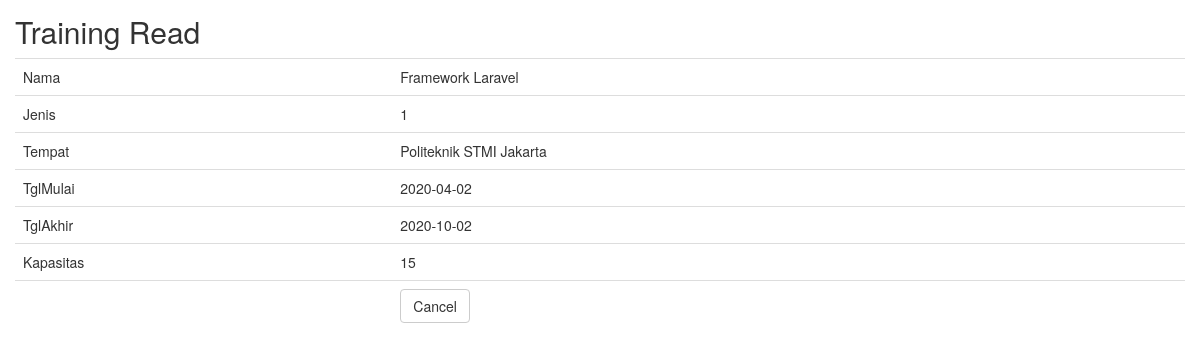
The page /training/read/2 on the database its author committed.
### tables this page shows
CREATE TABLE IF NOT EXISTS `training` (
  `idTraining` int(11) NOT NULL,
  `nama` varchar(50) default NULL,
  `jenis` char(2) default NULL,
  `tempat` varchar(50) default NULL,
  `tglMulai` date default NULL,
  `tglAkhir` date default NULL,
  `kapasitas` int(11) default NULL,
  PRIMARY KEY  (`idTraining`)
);

### application/controllers/Training.php (called while the page is built, shortened)
<?php
class Training extends CI_Controller
{
    function __construct()
    {
        $this->load->model('Training_model');
        $this->load->library('form_validation');
    }
    public function read($id)
    {
        $row = $this->Training_model->get_by_id($id);
        if ($row) {
            $data = array(
		'idTraining' => $row->idTraining,
		'nama' => $row->nama,
		'jenis' => $row->jenis,
		'tempat' => $row->tempat,
		'tglMulai' => $row->tglMulai,
		'tglAkhir' => $row->tglAkhir,
		'kapasitas' => $row->kapasitas,
	    );
            $this->load->view('training/training_read', $data);
        } else {
            $this->session->set_flashdata('message', 'Record Not Found');
            redirect(site_url('training'));
        }
    }
}

### index.php (called while the page is built, shortened)
<?php
require_once BASEPATH.'core/CodeIgniter.php';

### application/models/Training_model.php (called while the page is built, shortened)
<?php
class Training_model extends CI_Model
{
    public $table = 'training';
    public $id = 'idTraining';
    function get_by_id($id)
    {
        $this->db->where($this->id, $id);
        return $this->db->get($this->table)->row();
    }
}

### application/views/training/training_read.php (the view, shortened to what this page needs)
<!doctype html>
<html>
    <head>
        <link rel="stylesheet" href="<?php echo base_url('assets/bootstrap/css/bootstrap.min.css') ?>"/>
    </head>
    <body>
        <h2 style="margin-top:0px">Training Read</h2>
        <table class="table">
	    <tr><td>Nama</td><td><?php echo $nama; ?></td></tr>
	    <tr><td>Jenis</td><td><?php echo $jenis; ?></td></tr>
	    <tr><td>Tempat</td><td><?php echo $tempat; ?></td></tr>
	    <tr><td>TglMulai</td><td><?php echo $tglMulai; ?></td></tr>
	    <tr><td>TglAkhir</td><td><?php echo $tglAkhir; ?></td></tr>
	    <tr><td>Kapasitas</td><td><?php echo $kapasitas; ?></td></tr>
	    <tr><td></td><td><a href="<?php echo site_url('training') ?>" class="btn btn-default">Cancel</a></td></tr>
	</table>
        </body>
</html>

### application/views/training/training_read.php (style rules this page uses)
body { padding: 15px; }

### rows shown on the page
training: nama "Framework Laravel", jenis "1", tempat "Politeknik STMI Jakarta", tglMulai "2020-04-02", tglAkhir "2020-10-02", kapasitas "15"
